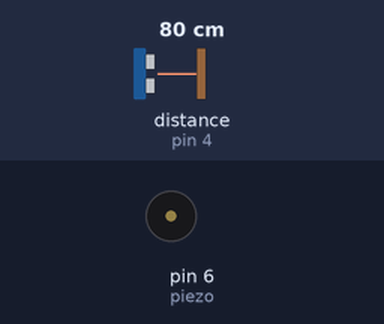
This sketch was run on a simulated Arduino Uno, built with avr-gcc and run on an emulated ATmega328P. Parts: buzzer (waves = sounding). Wiring (inferred from the names in the program): ultrasonic range finder: trigger pin 5; echo pin 4. Inputs (shaded band) come from the test bench; at power-on: distance to the obstacle (sensor on pin 4) 80 cm. The echo pulse lasts 58.3 µs per cm; what the sketch prints to the serial monitor is not drawn.

Above: at 0.1 s.
At 5.1 s:
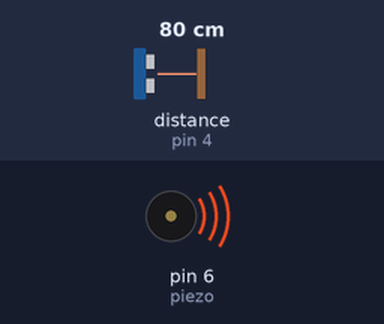
Timing chart, 0 to 6.6 s (numbered marks = the images above):
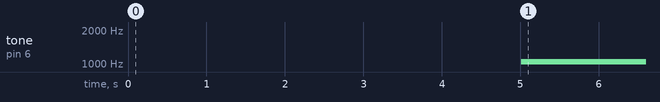

The sketch:

theramin.ino
```cpp
/*
   Arduino Theremin with A minor pentatonic scale
   pollux labs, 2020
   All rights reserved.
*/

const int trigger = 5;
const int echo = 4;

const int piezo = 6;

int distance = 0; // current distance of item to sensor
int distanceHigh = 0; // max distance from theramin, defined through calibration

int lengthOfScale = 0; // number of notes in scale played by theramin

int note = 0; // note detected

//A Minor pentatonic scale
//int scale[] = {
//  147, 165, 196, 220, 262, 294, 330, 392, 440,
//  523, 587, 659, 784, 880, 1047, 1175, 1319, 1568,
//  1760, 2093, 2349
//};


//C Major scale
int scale[] = {
  131, 147, 165, 175, 196, 220, 247, 262, 294,
  330, 349, 392, 440, 494, 523, 587, 659, 698,
  784, 880, 988, 1047
};

// calibration
void setup() {
  Serial.begin(9600);
  pinMode(trigger, OUTPUT); // command to emit wave
  pinMode(echo, INPUT); // signal returned to ultrasonic sensor

  while (millis() < 5000) { // for 5 seconds
    digitalWrite(trigger, HIGH); // send out ultrasonic wave
    digitalWrite(trigger, LOW); // immediately turn trigger off
    distance = pulseIn(echo, HIGH); // measure time in ms taken for wave to reach sensor again

    if (distance > distanceHigh) {
      distanceHigh = distance; // set maximum distance away from sensor
    }
  }

  lengthOfScale = sizeof(scale) / sizeof(scale[0]); // number of notes in scale
}

void loop() {
  digitalWrite(trigger, HIGH);
  digitalWrite(trigger, LOW);

  distance = pulseIn(echo, HIGH);

  // calculate note to be played
  // distance - current distance from sensor
  // 250 - min distance from sensor
  // distanceHigh - max distance from sensor
  // scale[0] - lowest note in scale
  // scale[lengthOfScale-1] - highest note in scale
  note = map(distance, 250, distanceHigh, scale[0], scale[lengthOfScale - 1]);

  Serial.println(note);

  for (byte j = 0; j < (lengthOfScale); j++) {

    // if note matches exactly one of the notes in the scale, play it
    if (note == scale[j]) {
      tone(piezo, note);
      break;
    }
    // if note is between two notes in the scale, play the lower note
    else if (note > scale[j] && note < scale[j + 1]) {
      note = scale[j];
      tone(piezo, note);
      break;
    }
  }
  delay(30);
}
```

Measured:
- by itself, tone on pin 6 (piezo): silent → 1047 Hz at 5.0 s
